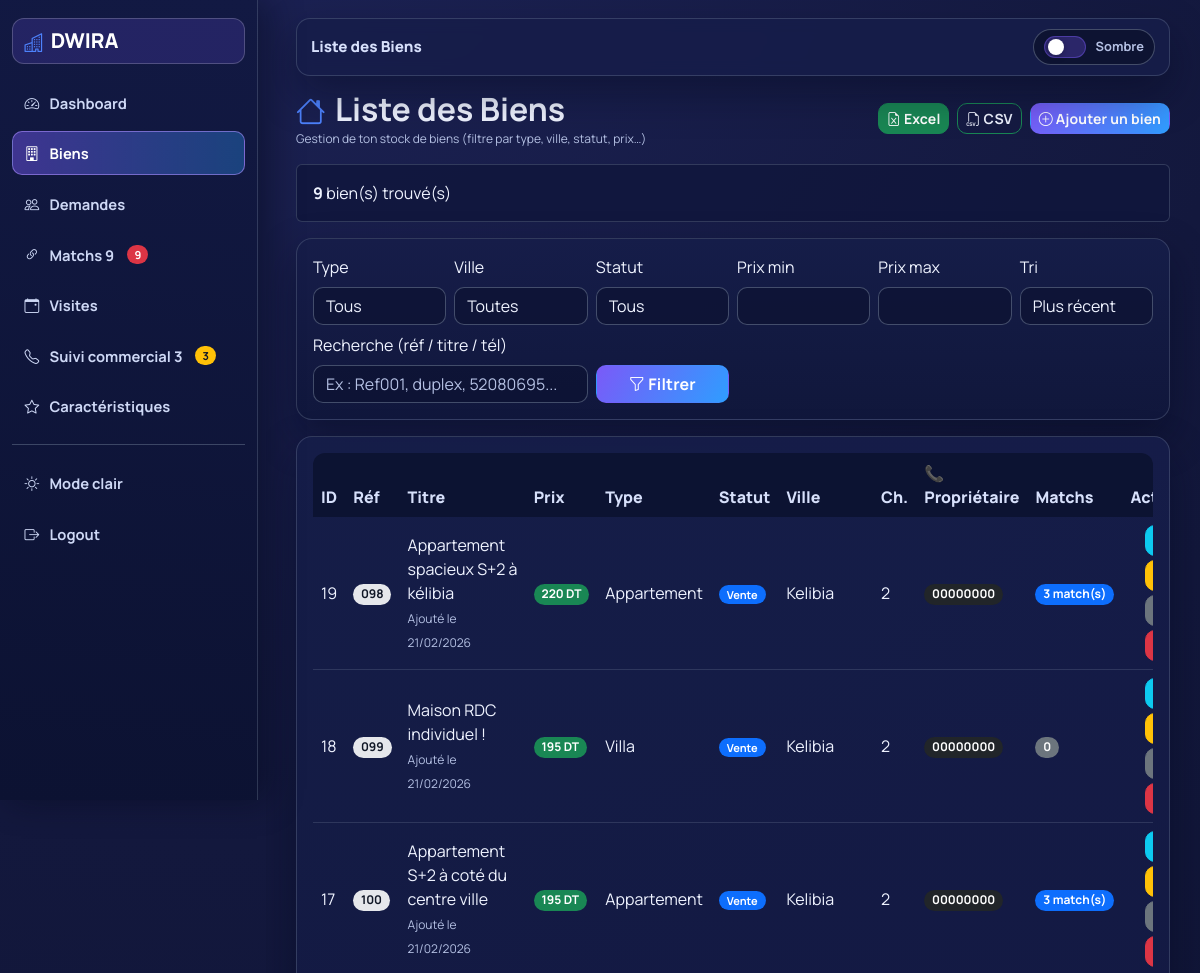
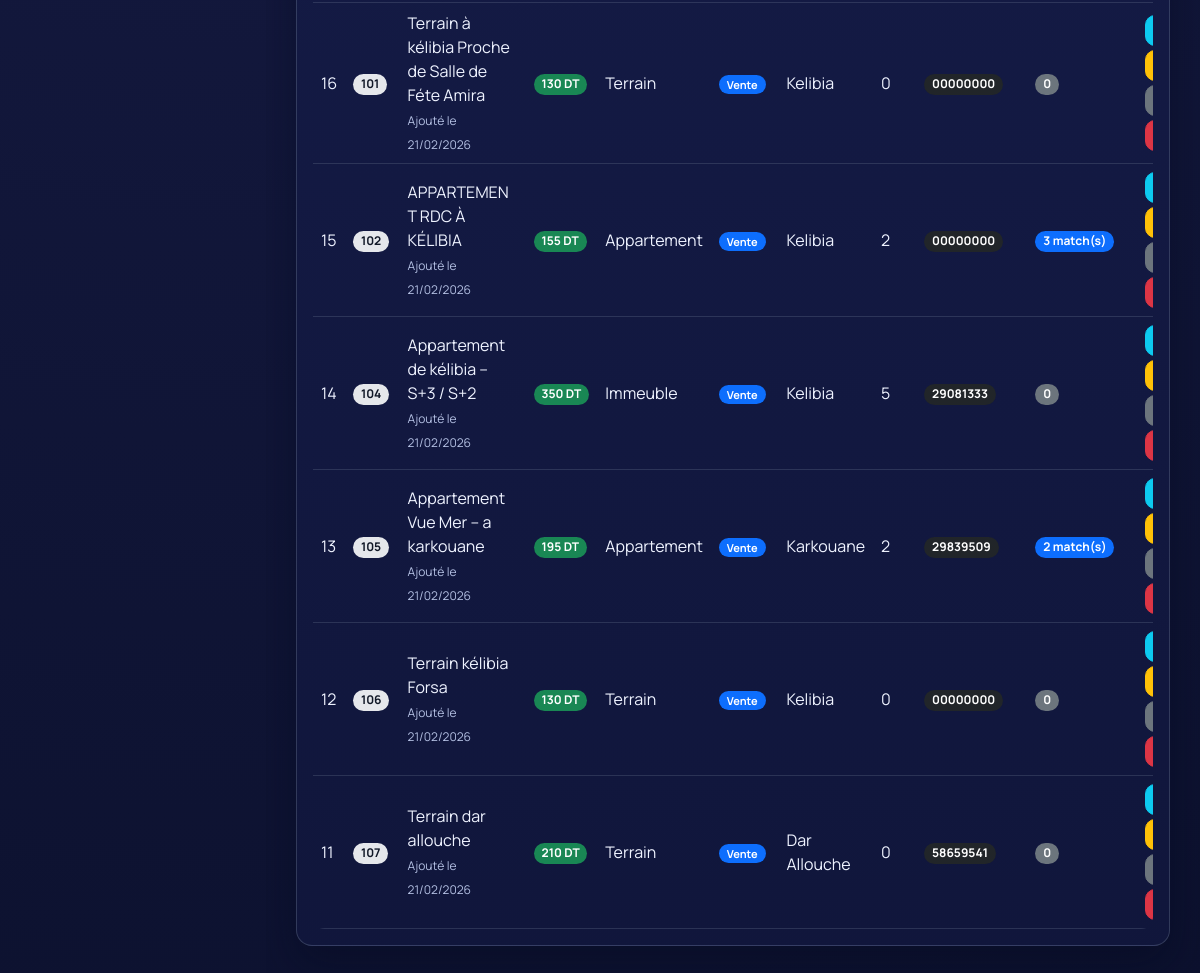
The page /Dwira/admin/biens/list.php (signed in) on the database its author committed (2 pictures, top to bottom).
### tables this page shows
CREATE TABLE `biens` (
  `id` int(11) NOT NULL,
  `reference` varchar(20) NOT NULL,
  `titre` varchar(255) NOT NULL,
  `telephone_proprietaire` varchar(30) DEFAULT NULL,
  `description` text DEFAULT NULL,
  `prix` decimal(12,2) NOT NULL,
  `type` varchar(50) NOT NULL,
  `statut` varchar(50) NOT NULL,
  `ville` varchar(100) NOT NULL,
  `zone` varchar(100) DEFAULT NULL,
  `chambres` int(11) DEFAULT 0,
  `surface` decimal(8,2) DEFAULT NULL,
  `vue_mer` tinyint(4) DEFAULT 0,
  `parking` tinyint(4) DEFAULT 0,
  `image` varchar(255) DEFAULT NULL,
  `disponible` tinyint(4) DEFAULT 1,
  `created_at` timestamp NOT NULL DEFAULT current_timestamp(),
  `caracteristiques` text DEFAULT NULL,
  `details` text DEFAULT NULL
);

### Dwira/admin/biens/list.php (the view, shortened to what this page needs)
<?php
require_once "../../config/db.php";
$totalMatchesNonVus = (int)$pdo->query("
    SELECT COUNT(*)
    FROM matches
    WHERE vu = 0
")->fetchColumn();
$totalMatchesToFollow = (int)$pdo->query("
    SELECT COUNT(*)
    FROM matches
    WHERE resultat_final IS NULL
      AND prochain_suivi_at IS NOT NULL
      AND prochain_suivi_at <= NOW()
")->fetchColumn();
$params = [];
$minPrix = $_GET['min_prix'] ?? '';
$maxPrix = $_GET['max_prix'] ?? '';
$search = trim($_GET['q'] ?? '');
$sort    = $_GET['sort'] ?? 'recent';
$orderBy = "created_at DESC";
$sql = "
    SELECT
        b.*,
        (
            SELECT COUNT(*)
            FROM matches m
            WHERE m.bien_id = b.id
        ) AS nb_matches
    FROM biens b
";
$sql .= " ORDER BY $orderBy";
$stmt  = $pdo->prepare($sql);
$stmt->execute($params);
$biens = $stmt->fetchAll(PDO::FETCH_ASSOC);
$totalBiens = count($biens);
?>
<!DOCTYPE html>
<html lang="fr">
<head>
<link href="https://cdn.jsdelivr.net/npm/bootstrap@5.3.2/dist/css/bootstrap.min.css" rel="stylesheet">
<link href="https://cdn.jsdelivr.net/npm/bootstrap-icons@1.11.1/font/bootstrap-icons.css" rel="stylesheet">
<link rel='stylesheet' href='/Dwira/assets/css/admin-unified.css?v=202602248'>
</head>
<body>
<div class="sidebar">
    <h3>🏠 DWIRA</h3>
    <a href="../dashboard.php">
        <i class="bi bi-speedometer2"></i> Dashboard
    </a>
    <a href="list.php">
        <i class="bi bi-building"></i> Biens
    </a>
    <a href="../demandes/list.php">
        <i class="bi bi-person-lines-fill"></i> Demandes
    </a>
    <a href="../matches/list.php">
        <i class="bi bi-link-45deg"></i> Matchs
        <?php if ($totalMatchesNonVus > 0): ?>
            <span class="badge bg-danger ms-1"><?= $totalMatchesNonVus ?></span>
        <?php endif; ?>
    </a>
    <a href="../visites/list.php">
        <i class="bi bi-calendar-event"></i> Visites
    </a>
    <a href="../suivi_commercial/list.php">
        <i class="bi bi-telephone-outbound"></i> Suivi commercial
        <?php if ($totalMatchesToFollow > 0): ?>
            <span class="badge bg-warning text-dark ms-1"><?= $totalMatchesToFollow ?></span>
        <?php endif; ?>
    </a>
    <a href="../caracteristiques/list.php">
        <i class="bi bi-star"></i> Caractéristiques
    </a>
    <hr style="border-color:#334155;">
    <a href="../logout.php">
        <i class="bi bi-door-closed"></i> Logout
    </a>
</div>
<div class="main" id="main">
    <div class="d-flex justify-content-between align-items-center mb-3 flex-wrap gap-2">
        <div>
            <h2 class="fw-bold mb-0">🏠 Liste des Biens</h2>
            <div class="small-muted">
                Gestion de ton stock de biens (filtre par type, ville, statut, prix…)
            </div>
        </div>
        <div class="d-flex flex-wrap gap-2">
            <a href="export_excel.php?<?= http_build_query($_GET) ?>" class="btn btn-success btn-sm">
                <i class="bi bi-file-earmark-excel"></i> Excel
            </a>
            <a href="export_csv.php?<?= http_build_query($_GET) ?>" class="btn btn-outline-success btn-sm">
                <i class="bi bi-filetype-csv"></i> CSV
            </a>
            <a href="add.php" class="btn btn-primary btn-sm">
                <i class="bi bi-plus-circle"></i> Ajouter un bien
            </a>
        </div>
    </div>
    <div class="alert alert-light border d-flex justify-content-between align-items-center">
        <div>
            <strong><?= $totalBiens ?></strong> bien(s) trouvé(s)
        </div>
    </div>
    <div class="card card-modern p-3 mb-3">
        <form method="GET" class="row g-2 align-items-end">
            <div class="col-md-2">
                <label class="form-label">Type</label>
                <select name="type" class="form-select">
                    <option value="all">Tous</option>
                </select>
            </div>
            <div class="col-md-2">
                <label class="form-label">Ville</label>
                <select name="ville" class="form-select">
                    <option value="all">Toutes</option>
                </select>
            </div>
            <div class="col-md-2">
                <label class="form-label">Statut</label>
                <select name="statut" class="form-select">
                    <option value="all">Tous</option>
                </select>
            </div>
            <div class="col-md-2">
                <label class="form-label">Prix min</label>
                <input type="number" name="min_prix" class="form-control" value="<?= htmlspecialchars($minPrix) ?>">
            </div>
            <div class="col-md-2">
                <label class="form-label">Prix max</label>
                <input type="number" name="max_prix" class="form-control" value="<?= htmlspecialchars($maxPrix) ?>">
            </div>
            <div class="col-md-2">
                <label class="form-label">Tri</label>
                <select name="sort" class="form-select">
                    <option value="recent"      <?= $sort === 'recent' ? 'selected' : '' ?>>Plus récents</option>
                </select>
            </div>
            <div class="col-md-4 mt-2">
                <label class="form-label">Recherche (réf / titre / tél)</label>
                <input type="text" name="q" class="form-control"
                       placeholder="Ex : Ref001, duplex, 52080695..."
                       value="<?= htmlspecialchars($search) ?>">
            </div>
            <div class="col-md-2 mt-2">
                <button class="btn btn-primary w-100">
                    <i class="bi bi-funnel"></i> Filtrer
                </button>
            </div>
        </form>
    </div>
    <div class="card card-modern p-3">
        <div class="table-responsive">
            <table class="table align-middle mb-0 table-modern">
                <thead>
                    <tr>
                        <th>ID</th>
                        <th>Réf</th>
                        <th>Titre</th>
                        <th>Prix</th>
                        <th>Type</th>
                        <th>Statut</th>
                        <th>Ville</th>
                        <th>Ch.</th>
                        <th>📞 Propriétaire</th>
                        <th>Matchs</th>
                        <th class="text-center">Actions</th>
                    </tr>
                </thead>
                <tbody>
                <?php foreach($biens as $bien): ?>
                    <tr>
                        <td><?= (int)$bien['id'] ?></td>
                        <td>
                            <span class="badge badge-ref">
                                <?= htmlspecialchars($bien['reference']) ?>
                            </span>
                        </td>
                        <td>
                            <?= htmlspecialchars($bien['titre']) ?><br>
                            <span class="small-muted">
                                Ajouté le <?= date("d/m/Y", strtotime($bien['created_at'])) ?>
                            </span>
                        </td>
                        <td>
                            <span class="badge bg-success">
                                <?= number_format($bien['prix'], 0, ',', ' ') ?> DT
                            </span>
                        </td>
                        <td><?= htmlspecialchars($bien['type']) ?></td>
                        <td>
                            <?php
                                $stat = $bien['statut'];
                                $cls  = 'bg-secondary';
                                if ($stat === 'Vente')    $cls = 'bg-primary';
                            ?>
                            <span class="badge badge-statut <?= $cls ?>">
                                <?= htmlspecialchars($stat) ?>
                            </span>
                        </td>
                        <td><?= htmlspecialchars($bien['ville']) ?></td>
                        <td><?= (int)$bien['chambres'] ?></td>
                        <td>
                            <?php if(!empty($bien['telephone_proprietaire'])): ?>
                                <span class="badge bg-dark">
                                    <?= htmlspecialchars($bien['telephone_proprietaire']) ?>
                                </span>
                            <?php else: ?>
                                <span class="text-muted">—</span>
                            <?php endif; ?>
                        </td>
                        <td>
                            <?php if((int)$bien['nb_matches'] > 0): ?>
                                <a href="view.php?id=<?= (int)$bien['id'] ?>#matches"
                                   class="badge bg-primary text-decoration-none">
                                    <?= (int)$bien['nb_matches'] ?> match(s)
                                </a>
                            <?php else: ?>
                                <span class="badge bg-secondary">0</span>
                            <?php endif; ?>
                        </td>
                        <td class="text-center">
                            <a href="view.php?id=<?= (int)$bien['id'] ?>" class="btn btn-sm btn-info mb-1">
                            </a>
                            <a href="edit.php?id=<?= (int)$bien['id'] ?>" class="btn btn-sm btn-warning mb-1">
                            </a>
                            <a href="duplicate.php?id=<?= (int)$bien['id'] ?>"
                               class="btn btn-sm btn-secondary mb-1"
                               onclick="return confirm('Dupliquer ce bien ?');">
                            </a>
                            <a href="delete.php?id=<?= (int)$bien['id'] ?>"
                               class="btn btn-sm btn-danger"
                               onclick="return confirm('Supprimer ce bien ?');">
                            </a>
                        </td>
                    </tr>
                <?php endforeach; ?>
                </tbody>
            </table>
        </div>
    </div>
</div>
</body>
</html>

### Dwira/admin/biens/list.php (style rules this page uses)
:root { --sidebar-bg: #111827; --sidebar-link: #cbd5e1; --sidebar-link-hover-bg: #2563eb; --sidebar-link-hover-text: #ffffff; --page-bg: #f1f4f9; --card-bg: #ffffff; }
body { background: var(--page-bg); font-family: Arial, sans-serif; }
.sidebar { width: 250px; height: 100vh; background: var(--sidebar-bg); color: #fff; padding: 20px; position: fixed; top: 0; left: 0; }
.sidebar h3 { font-size: 22px; margin-bottom: 25px; }
.sidebar a { color: var(--sidebar-link); display: block; margin-bottom: 10px; text-decoration: none; padding: 8px 10px; border-radius: 6px; font-size: 14px; transition: 0.25s; }
.sidebar a i { margin-right: 6px; }
.main { margin-left: 260px; padding: 20px 20px 40px; }
.card-modern { background: var(--card-bg); border-radius: 14px; border: none; box-shadow: 0 4px 12px rgba(15, 23, 42, 0.06); }
.table-modern thead { background: #2563eb; color: #ffffff; }
.table-modern thead th { border-bottom: none; }
.badge-ref { background:#e5e7eb; color:#111827; }
.badge-statut { font-size: 11px; padding: 4px 8px; }
.small-muted { font-size: 12px; color: #64748b; }

### rows shown on the page
biens: id "19", reference "098", titre "Appartement spacieux S+2 à kélibia", created_at "21/02/2026", prix "220", type "Appartement", statut "Vente", ville "Kelibia", chambres "2", telephone_proprietaire "00000000", nb_matches "3"
biens: id "18", reference "099", titre "Maison RDC individuel !", created_at "21/02/2026", prix "195", type "Villa", statut "Vente", ville "Kelibia", chambres "2", telephone_proprietaire "00000000"
biens: id "17", reference "100", titre "Appartement S+2 à coté du centre ville", created_at "21/02/2026", prix "195", type "Appartement", statut "Vente", ville "Kelibia", chambres "2", telephone_proprietaire "00000000", nb_matches "3"
biens: id "16", reference "101", titre "Terrain à kélibia Proche de Salle de Féte Amira", created_at "21/02/2026", prix "130", type "Terrain", statut "Vente", ville "Kelibia", chambres "0", telephone_proprietaire "00000000"
biens: id "15", reference "102", titre "APPARTEMENT RDC À KÉLIBIA", created_at "21/02/2026", prix "155", type "Appartement", statut "Vente", ville "Kelibia", chambres "2", telephone_proprietaire "00000000", nb_matches "3"
biens: id "14", reference "104", titre "Appartement de kélibia – S+3 / S+2", created_at "21/02/2026", prix "350", type "Immeuble", statut "Vente", ville "Kelibia", chambres "5", telephone_proprietaire "29081333"
biens: id "13", reference "105", titre "Appartement Vue Mer – a karkouane", created_at "21/02/2026", prix "195", type "Appartement", statut "Vente", ville "Karkouane", chambres "2", telephone_proprietaire "29839509", nb_matches "2"
biens: id "12", reference "106", titre "Terrain kélibia Forsa", created_at "21/02/2026", prix "130", type "Terrain", statut "Vente", ville "Kelibia", chambres "0", telephone_proprietaire "00000000"
biens: id "11", reference "107", titre "Terrain dar allouche", created_at "21/02/2026", prix "210", type "Terrain", statut "Vente", ville "Dar Allouche", chambres "0", telephone_proprietaire "58659541"

### other values the page prints
$totalMatchesNonVus "9"
$totalMatchesToFollow "3"
$totalBiens "9"
